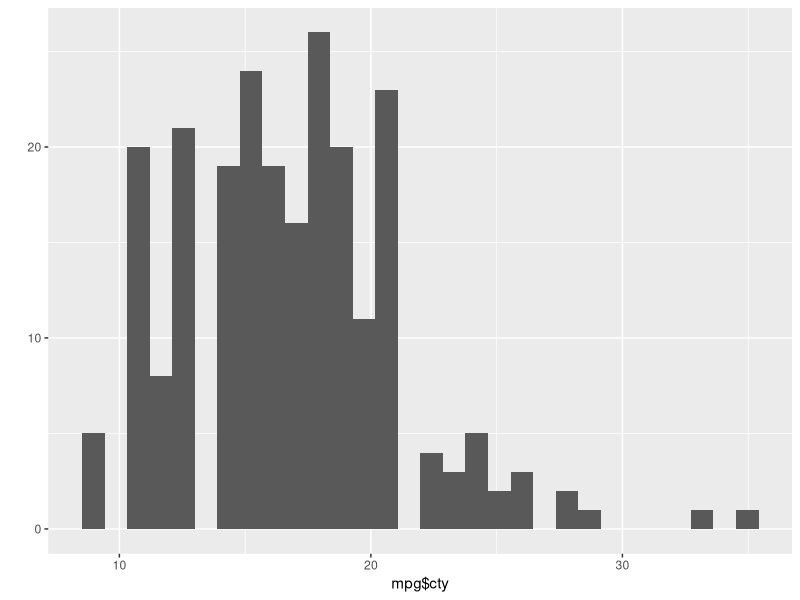
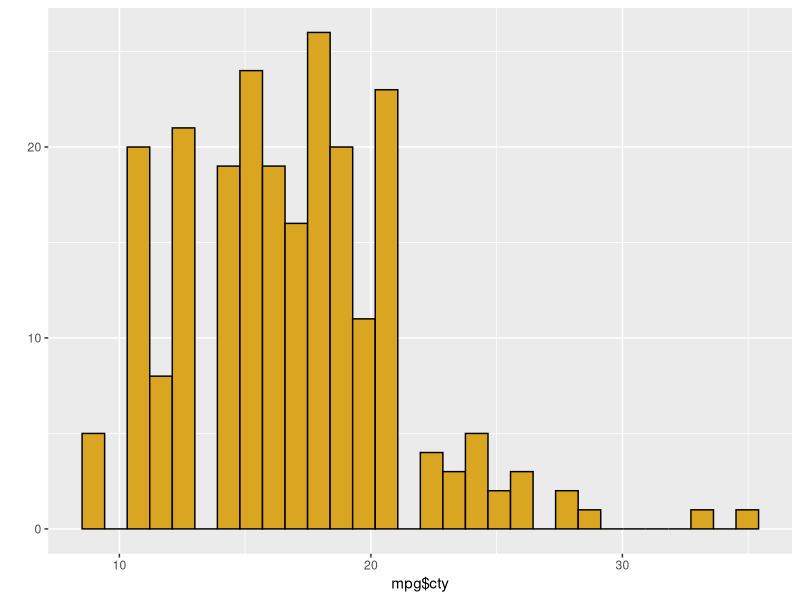
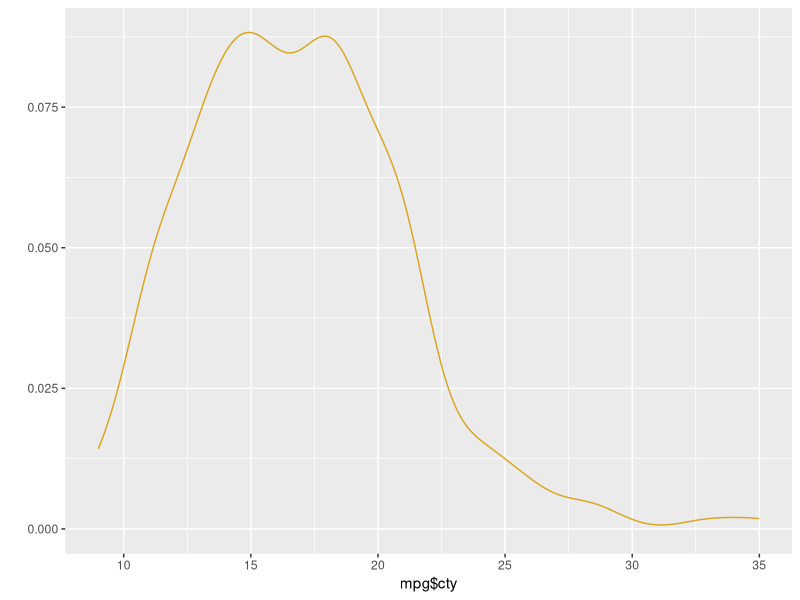
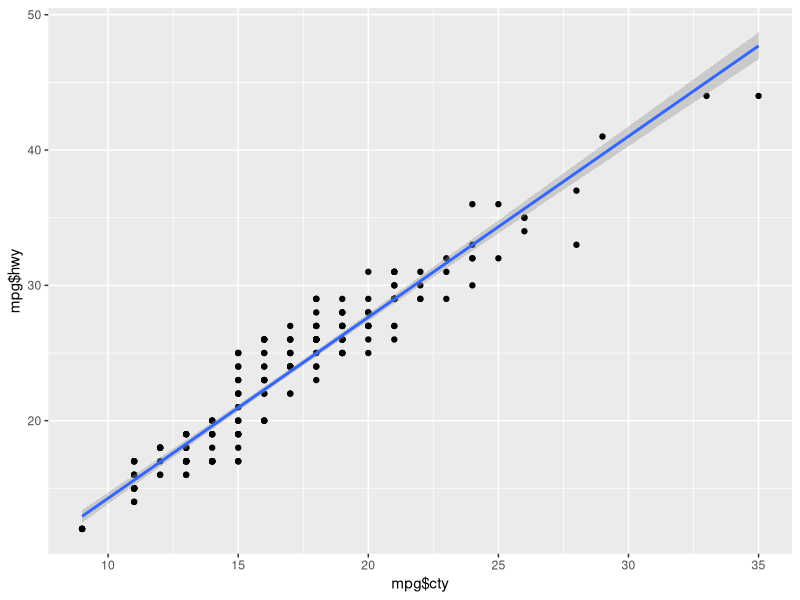
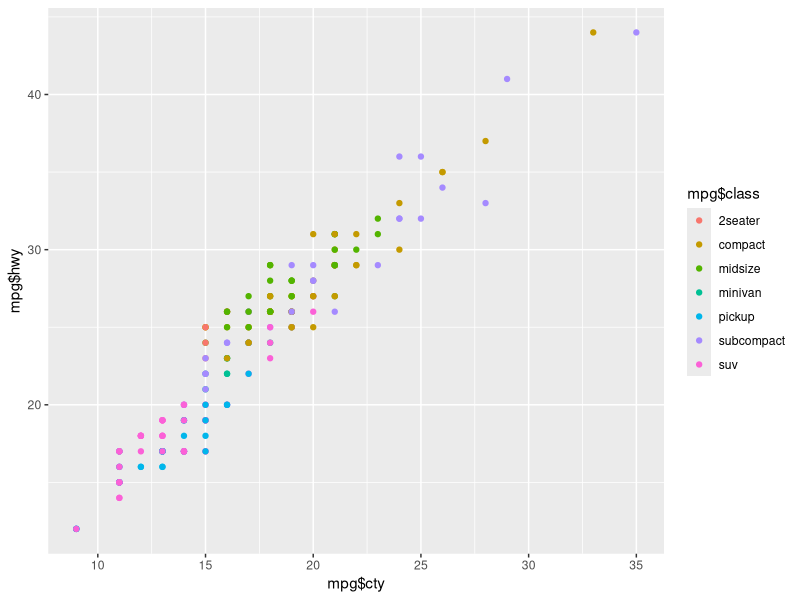
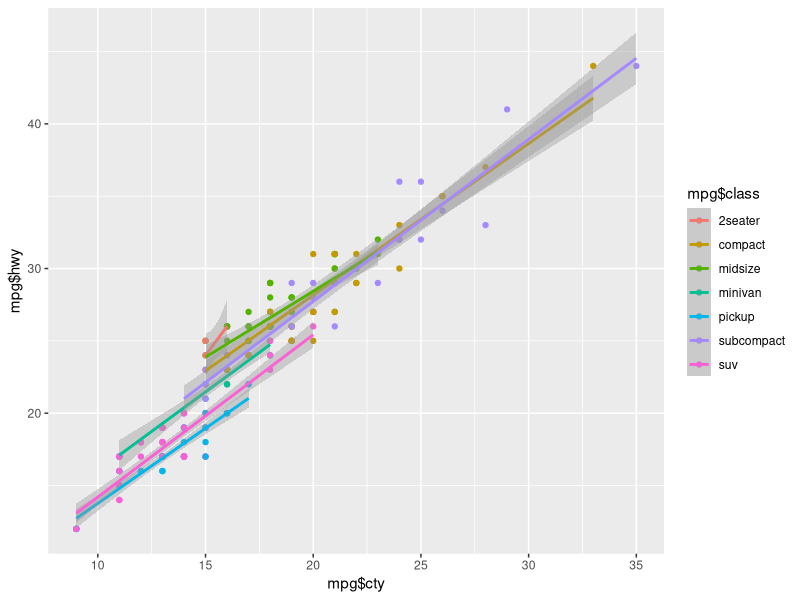
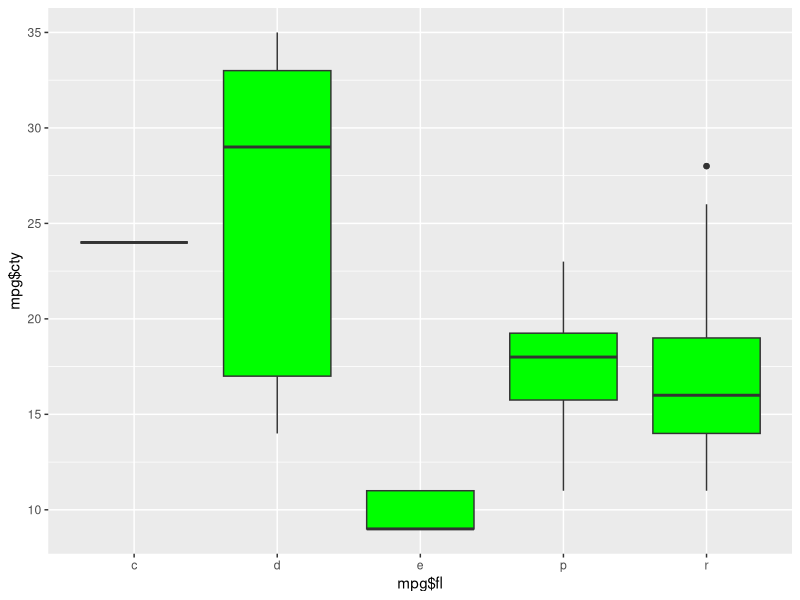
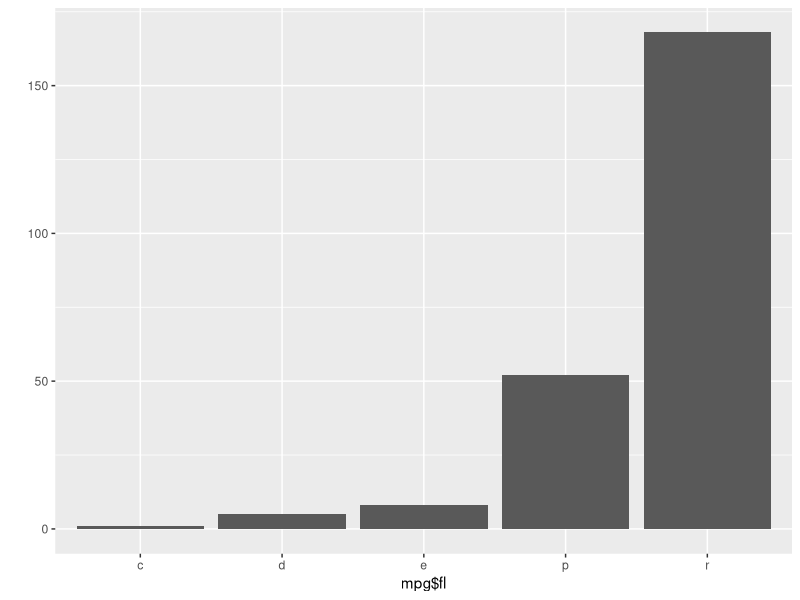

The R script that drew these images, in order:
##### 6-Oct-22 ggplot2 notes #####
# there are different components of a ggplot layer, see online notes
# load the packages
install.packages("ggthemes", "patchwork")

require(tidyverse)
require(ggthemes)
require(patchwork)

# generic ggplot template
# pl <- ggplot(data = <data>, mapping = eas(<mapping>))

# use the "+" to add layers to the ggplot
# can specify an aesthetic within the geom_function
# can add a theme layer to specify the font and things
# can add a coordinate function that specifies the axes within the plot, scale, etc.

# pl <- ggplot(data = <data>, mapping = eas(<mapping>)) + <geom_function>(aes(<mapping>),
#             stat = <stat>, position = <position>) + <theme>(<axes>, font, etc.) +
#             <coordinate_function> + <facet_function>

# to plot the output you have to call the ggplot object
#ggsave(plot = pl, filename = "file_name", width = #, height = #, units = "in, cm",
#       device = "pdf, jpg, svg")

# quick plotting with qplot function; useful to take a quick look at data

# example qplot using the mpg dataset in ggplot
mpg

# generate a histogram
qplot(x = mpg$cty)  #output givees a default of 30 "bins" in the histogram

# add some color to this plot
qplot(x = mpg$cty, fill = I("goldenrod"), color = I("black")) # I = identity
# need I() so the plot will use the color palette and NOT look for a variable name instead
# fill = filling the color, can use other variable names
# fill = bar color
# color = outline color

# default is a histogram, can specify a different shape
qplot(x = mpg$cty, geom = "density", color = I("goldenrod"))

# simple scatter plot with regression line
qplot(x = mpg$cty, y = mpg$hwy, geom=c("point", "smooth"), method = "lm")
# point = scatter plot
# smooth = line
# method = linear model
# output plot is a scatter and shows a correlation between city and hwy mpg
# gray outline behind line = confidence interval

# color points by a variable
qplot(x = mpg$cty, y = mpg$hwy, color = mpg$class, geom = "point")
# creates a scatter plot with points colored by vehicle class, illustrates how
# mpg changes with class

# regression is now applied to each class
qplot(x = mpg$cty, y = mpg$hwy, color = mpg$class, geom = c("point", "smooth"), 
      method = "lm")
# output has a separate regression for each class instead of an overall regression line

# basic boxplot
qplot(x = mpg$fl, y = mpg$cty, geom = "boxplot", fill = I("green"))
# shows fuel type versus mpg
# in a boxplot: the bold line = the median; the box = 50% of observations; 
#               whiskers = 1.5 std dev; points = outliers

# simple barplot
qplot(x = mpg$fl, geom = "bar")
# output gives "counts" for a discrete variable (fule type)

# barplot with specified means
mpg_summary <- mpg %>%
  group_by(class) %>%
  summarize(mean_hwy = mean(hwy))

qplot(x=mpg_summary$class, y = mpg_summary$mean_hwy, geom = "col")
# height of the bar represents the mean of the groups

# create a ggplot object "p" that contains all the info to create the plot
p <- qplot(x=mpg_summary$class, y = mpg_summary$mean_hwy, geom = "col")

# can manipulate plots with additional functions
# flip the axes with coord_flip()
p + coord_flip()

################################################################################
##### full ggplotting commands! ######
# themes and fonts

# create the ggplot object
p1 <- ggplot(data = mpg, mapping = aes(x = hwy, y = cty)) +
  geom_point()

# call the ggplot object
p1

# a more concise way of using ggplot; understood variables don't have to be specified as above
p_concise <- ggplot(mpg, aes(hwy, cty)) +
  geom_point(color = "green")

# call the ggplot object
p_concise

# change themes!
p1 + theme_bw()
# theme_bw() changes the background, lines, and points

p1 + theme_classic()
# theme_classic() provides a simple, clean graphic

p1 + theme_dark()
# useful for light points to make them pop

p1 + theme_void()
# removes everything except data; useful to create objects for powerpoint animations and presentations

# to change the background black, use theme()
p1 + theme(panel.background = element_rect(fill = "black"), plot.background = element_rect(fill = "black"))

# modify the font used in the plot
p1 + theme_classic(base_size = 25, base_family = "sans")

# control specific axis elements through theme()
p1 + labs(x = "Highway Gas Mileage (mpg)", y = "City Gas Mileage (cty)") + theme_classic() + 
  theme(axis.title.x = element_text(size = 15, angle = 45, vjust = 0.5))
# vjust = verticle adjustment
# angle = change the angle the titles are at
# hard coding all these elements for a plot can become tedious; sometimes easier to do adjust in other programs

# other minor modifications we can make to the same type of plot
p2 <- ggplot(data = mpg) +
  aes(x = hwy, y = cty) +
  geom_point(size = 7, shape = 25, color = "brown", fill = "hotpink") +
  labs(title = "Beautiful Gas Figure", subtitle = "Important Research", x = "Highway Gas Mileage",
       y = "City Gas Mileage") +
  xlim(0,50) +
  ylim(0,50)

## NOTE: in the above code, color does not have to be specified with I() since it's NOT within an aes()
# xlim() and ylim() force ggplot to include axes limits that it would otherwise crop by default
# colors() returns a list of all the colors in the base R palette

################################################################################
##### modifying the aesthetic of plots
p1 <- ggplot( data = mpg) +
  aes(hwy, cty, color = class) +
  geom_point(size = 3)

p1

# can map by shape instead of color, although can ONLY handle 6 discrete variables
p1 <- ggplot( data = mpg) +
  aes(hwy, cty, shape = class) +
  geom_point(size = 3)

p1

# map class to size of the points; not advised for discrete variables
p2 <- ggplot( data = mpg) +
  aes(hwy, cty, size = class) +
  geom_point()

p2

# map point size based on the engine size, much better use of the feature
p3 <- ggplot( data = mpg) +
  aes(hwy, cty, size = displ) +
  geom_point()

p3

# map different engine sizes by color
p3 <- ggplot( data = mpg) +
  aes(hwy, cty, color = displ) +
  geom_point(size = 3)

p3

# mapping the same aesthetic to two different geoms
p4 <- ggplot(data = mpg) +
  aes(hwy, cty, color = drv) +
  geom_point(size = 2) +
  geom_smooth(method = "lm")

p4

# mapping regression line to all the points
p5 <- ggplot(data = mpg) +
  aes(hwy, cty) +
  geom_point(aes(color = drv), size = 2) +
  geom_smooth(method = "lm")

p5

# can flip the aesthetic
p6 <- ggplot(data = mpg) +
  aes(hwy, cty) +
  geom_point(size = 2) +
  geom_smooth(aes(color = drv), method = "lm")

p6

################################################################################
##### patchwork for generating multiple plots
# set up a couple of plots to work with, copy from the online notes
#scatter plot
g1 <- ggplot(data=mpg) +
  aes(x=hwy,y=cty) + 
  geom_point() + 
  geom_smooth()
g1
# bar chart
g2 <- ggplot(data=mpg) +
  aes(x=fl,fill=I("maroon4"),color=I("black")) +
  geom_bar(stat="count") + 
  theme(legend.position="none")
g2
# histogram
g3 <- ggplot(data=mpg) +
  aes(x=hwy,fill=I("slateblue"),color=I("black")) + 
  geom_histogram()
g3
# box plot
g4 <- ggplot(data=mpg) +
  aes(x=fl,y=cty,fill=fl) + 
  geom_boxplot() + 
  theme(legend.position="none")

g4

# combine the plots with patchwork
# placing plots side-by-side horizontally
g1 + g2

# placing the plots vertically
g1 + g2 + g3 + plot_layout(ncol = 1)

# controlling relative size of the plots
g1 + g2 + plot_layout(ncol = 1, heights = c(1,4)) # plots at a 1:4 ratio of height
## NOTE: can do the same with widths

# add spacers between the plots
g1 + plot_spacer() + g2 + plot_spacer() + g3 + plot_layout(ncol = 5)

# nesting plots uses {} to define groups of plots
g1 + {
  g2 + {
    g3 + g4 + plot_layout(ncol=1)
  }
} + plot_layout(ncol=1)

# / and | to specify the layout of plots as well
(g1 | g2 | g3)/g4

# can chagnge the layout
(g1 | g2)/(g3 | g4)

# can add annotations to the plot groups
g1 + g2 + plot_annotation('This is a title', caption = 'made with patchwork')

# add tag annotations to specific panels
g1 / (g2 | g3) + plot_annotation(tag_levels = 'a')

# move the axes around
g3a <- g3 + scale_x_reverse()
g3b <- g3 + scale_y_reverse() 
g3c <- g3 + scale_x_reverse() + scale_y_reverse()

(g3 | g3a)/(g3b | g3c)

# flip coordinates using coord_flip()
(g3 + coord_flip() | g3a + coord_flip())/(g3b + coord_flip() | g3c + coord_flip())

# facetting variables to generate multiple plots
# create another simple plot to work with
m1 <- ggplot(data=mpg) + 
  aes(x=hwy,y=cty) + 
  geom_point() 

# adds a facetting layer onto the plot to break up the data by fuel type and class
m1 +  facet_grid(class~fl)

# modify the default axes scale
m1 +  facet_grid(class~fl, scales = "free_y") # sets the y axis based on the data for each row

m1 +  facet_grid(class~fl, scales = "free") # frees the axes for the data in each plot

m1 +  facet_grid(.~class, scales = "free_y") # .~ makes the data into columns

m1 +  facet_grid(class~., scales = "free_y") # ~. makes the data into rows

# facet_wrap is another way to modify the data
m1 +  facet_wrap(~class) # separate plots that wrap based on the data

# wrap the plots by class and fuel type
m1 + facet_wrap(~class + fl)

# can keep the plots with no data
m1 + facet_wrap(~class + fl, drop=FALSE)

# frees up the scale of each plot so it fits each dataset
m1 + facet_wrap(~class, ncol = 2, scales ="free")

# use facet layering with other aesthetic options
m1 <- ggplot(data=mpg) +                                         
  aes(x=displ,y=cty,color=drv) + 
  geom_point()

m1 + facet_grid(.~class)
